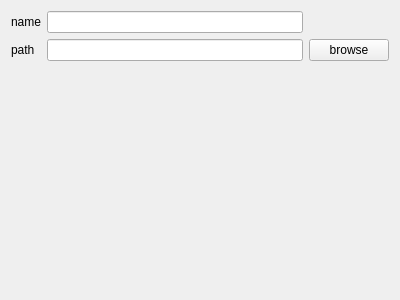
<?xml version="1.0" encoding="UTF-8"?>
<ui version="4.0">
 <class>ProSetPage</class>
 <widget class="QWizardPage" name="ProSetPage">
  <property name="geometry">
   <rect>
    <x>0</x>
    <y>0</y>
    <width>400</width>
    <height>300</height>
   </rect>
  </property>
  <property name="windowTitle">
   <string>WizardPage</string>
  </property>
  <layout class="QGridLayout" name="gridLayout_2">
   <item row="0" column="0">
    <layout class="QGridLayout" name="gridLayout">
     <item row="0" column="1">
      <widget class="QLineEdit" name="lineEdit"/>
     </item>
     <item row="1" column="0">
      <widget class="QLabel" name="label_2">
       <property name="text">
        <string>path</string>
       </property>
      </widget>
     </item>
     <item row="1" column="1">
      <widget class="QLineEdit" name="lineEdit_2"/>
     </item>
     <item row="0" column="0">
      <widget class="QLabel" name="label">
       <property name="text">
        <string>name</string>
       </property>
      </widget>
     </item>
     <item row="2" column="1">
      <widget class="QLabel" name="tips">
       <property name="text">
        <string/>
       </property>
      </widget>
     </item>
     <item row="1" column="2">
      <widget class="QPushButton" name="pushButton">
       <property name="text">
        <string>browse</string>
       </property>
      </widget>
     </item>
    </layout>
   </item>
  </layout>
 </widget>
 <resources/>
 <connections/>
</ui>
